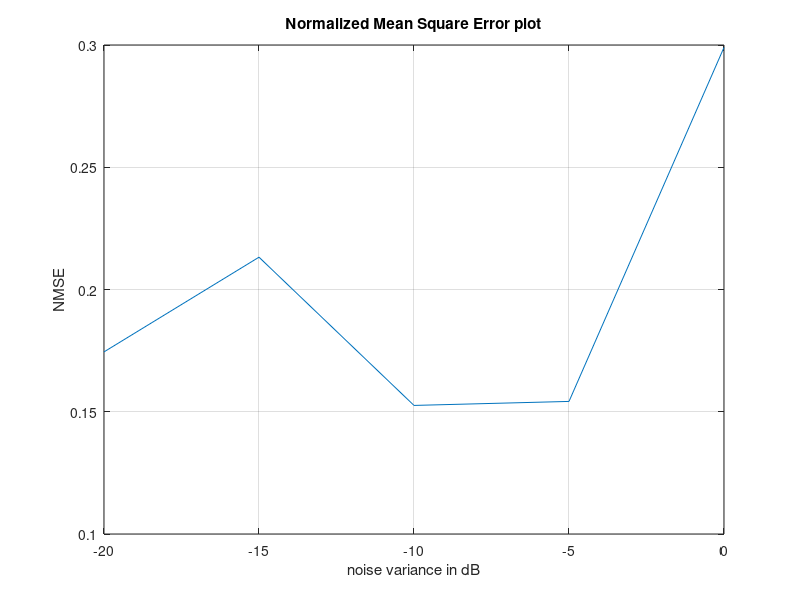

Source code (MATLAB):
%% EE798L: Machine Learning for Wireless Communications
% MATLAB Assignment-2: Sparse Bayesian Learning
% NAME: S.Srikanth Reddy; Roll No: 22104092

clear variables;
clc;

N=20;M=40;D_o=7;

variances_dB=[-20 -15 -10 -5 0]; % dB
variances = 10.^(variances_dB/10); 
B = 1./variances; % assume noise variance to be known, hence will not be updated

phi = normrnd(0,1,[N,M]); % generating design matrix

w = sparse(sort(randsample(1:40,D_o)),ones(1,D_o),normrnd(0,1,[1,D_o]),M,1); % generating sparse weight vector

w_hat = zeros(M,length(variances));
stop_constant = 10^-3; % will be used in stopping criteria in while loop
NMSE = zeros(1,length(variances));
for v=1:length(variances)
    epsilon = normrnd(0,sqrt(variances(v)),[N,1]); % generating noise entries
    
    t = phi*w + epsilon; % generating t
    
    mean_vec(:,1) = zeros(M,1); % initial mean vector with all zeros
    alpha = 100*ones(1,M); % alpha(i) = 100 ∀ i
    A = diag(alpha);
    cov_mat = inv(B(v)*(phi'*phi) + A); % equ (12) from R1
    s=2;
    mean_vec(:,s) = B(v)*cov_mat*phi'*t; % equ (13) from R1
    
    while (norm(mean_vec(:,s)-mean_vec(:,s-1))^2 > stop_constant*norm(mean_vec(:,s-1))^2)
        gamma = zeros(1,M);
        for j = 1:M
            gamma(j) = alpha(j)*cov_mat(j,j); % calculating gamma
            alpha(j) = (1-gamma(j))/mean_vec(j,s)^2; % updaing alpha
        end
        A = diag(alpha);
        s=s+1;
        cov_mat = inv(B(v)*(phi'*phi) + A); % calculating covariance matrix
        mean_vec(:,s) = B(v)*cov_mat*phi'*t; % calculating mean vector
    end
    w_hat(:,v) = mean_vec(:,s); % storing the estimate to be able to make predictions with new data
    NMSE(v) = (norm(w_hat(:,v)-w)^2)/(norm(w)^2); % calculating NMSE
end
plot(variances_dB,NMSE);
grid on;
xlabel('noise variance in dB');
ylabel('NMSE')
title('Normalized Mean Square Error plot')